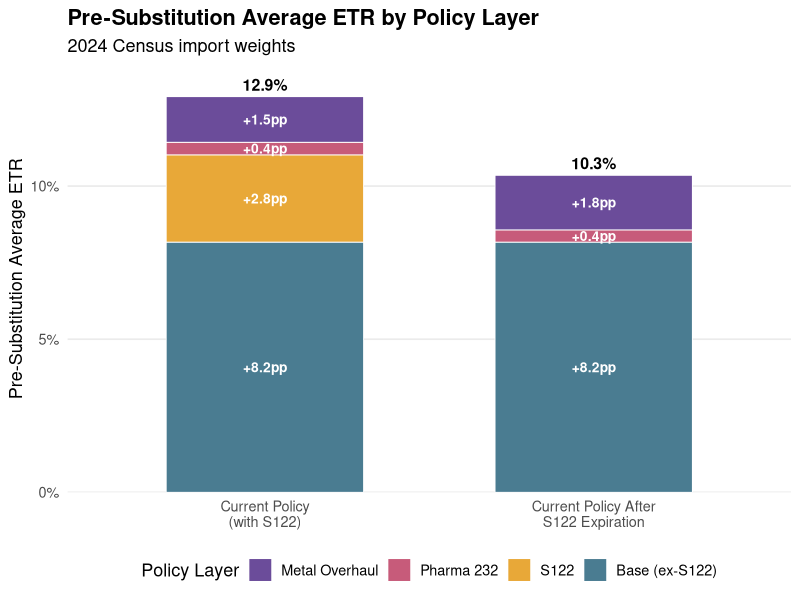

Recreate this plot in R.
library(tidyverse)

# Stacking exercise data (Census weights, levels)
data <- tribble(
  ~scenario,        ~layer, ~label,           ~level,
  'Current Policy\n(with S122)',  0,      'Base (ex-S122)',  8.17,
  'Current Policy\n(with S122)',  1,      'S122',           11.02,
  'Current Policy\n(with S122)',  2,      'Pharma 232',     11.43,
  'Current Policy\n(with S122)',  3,      'Metal Overhaul', 12.92,
  'Current Policy After\nS122 Expiration',   0,      'Base (ex-S122)',  8.17,
  'Current Policy After\nS122 Expiration',   1,      'Pharma 232',      8.57,
  'Current Policy After\nS122 Expiration',   2,      'Metal Overhaul', 10.35
)

# Compute marginal contribution of each layer
stacked <- data %>%
  group_by(scenario) %>%
  arrange(layer) %>%
  mutate(
    marginal = level - lag(level, default = 0),
    marginal = if_else(layer == 0, level, marginal)
  ) %>%
  ungroup()

# Set factor order for stacking (reverse so base is at bottom)
layer_order <- c('Metal Overhaul', 'Pharma 232', 'S122', 'Base (ex-S122)')
stacked$label <- factor(stacked$label, levels = layer_order)
stacked$scenario <- factor(stacked$scenario, levels = c('Current Policy\n(with S122)', 'Current Policy After\nS122 Expiration'))

# Colors
layer_colors <- c(
  'Base (ex-S122)' = '#4A7C91',
  'S122'           = '#E8A838',
  'Pharma 232'     = '#C75B7A',
  'Metal Overhaul' = '#6B4C9A'
)

p <- ggplot(stacked, aes(x = scenario, y = marginal, fill = label)) +
  geom_col(width = 0.6, color = 'white', linewidth = 0.3) +
  geom_text(
    aes(label = sprintf('+%.1fpp', marginal)),
    position = position_stack(vjust = 0.5),
    size = 3.5, color = 'white', fontface = 'bold'
  ) +
  # Total label on top
  geom_text(
    data = data %>% group_by(scenario) %>% summarise(total = max(level), .groups = 'drop'),
    aes(x = scenario, y = total, label = sprintf('%.1f%%', total), fill = NULL),
    vjust = -0.5, size = 4, fontface = 'bold'
  ) +
  scale_fill_manual(values = layer_colors, name = 'Policy Layer') +
  scale_y_continuous(
    labels = function(x) paste0(x, '%'),
    expand = expansion(mult = c(0, 0.08))
  ) +
  labs(
    title = 'Pre-Substitution Average ETR by Policy Layer',
    subtitle = '2024 Census import weights',
    x = NULL,
    y = 'Pre-Substitution Average ETR'
  ) +
  theme_minimal(base_size = 13) +
  theme(
    panel.grid.major.x = element_blank(),
    panel.grid.minor = element_blank(),
    legend.position = 'bottom',
    plot.title = element_text(face = 'bold')
  )

ggsave('output/stacking_chart.png', p, width = 8, height = 6, dpi = 150)
cat('Saved to output/stacking_chart.png\n')
